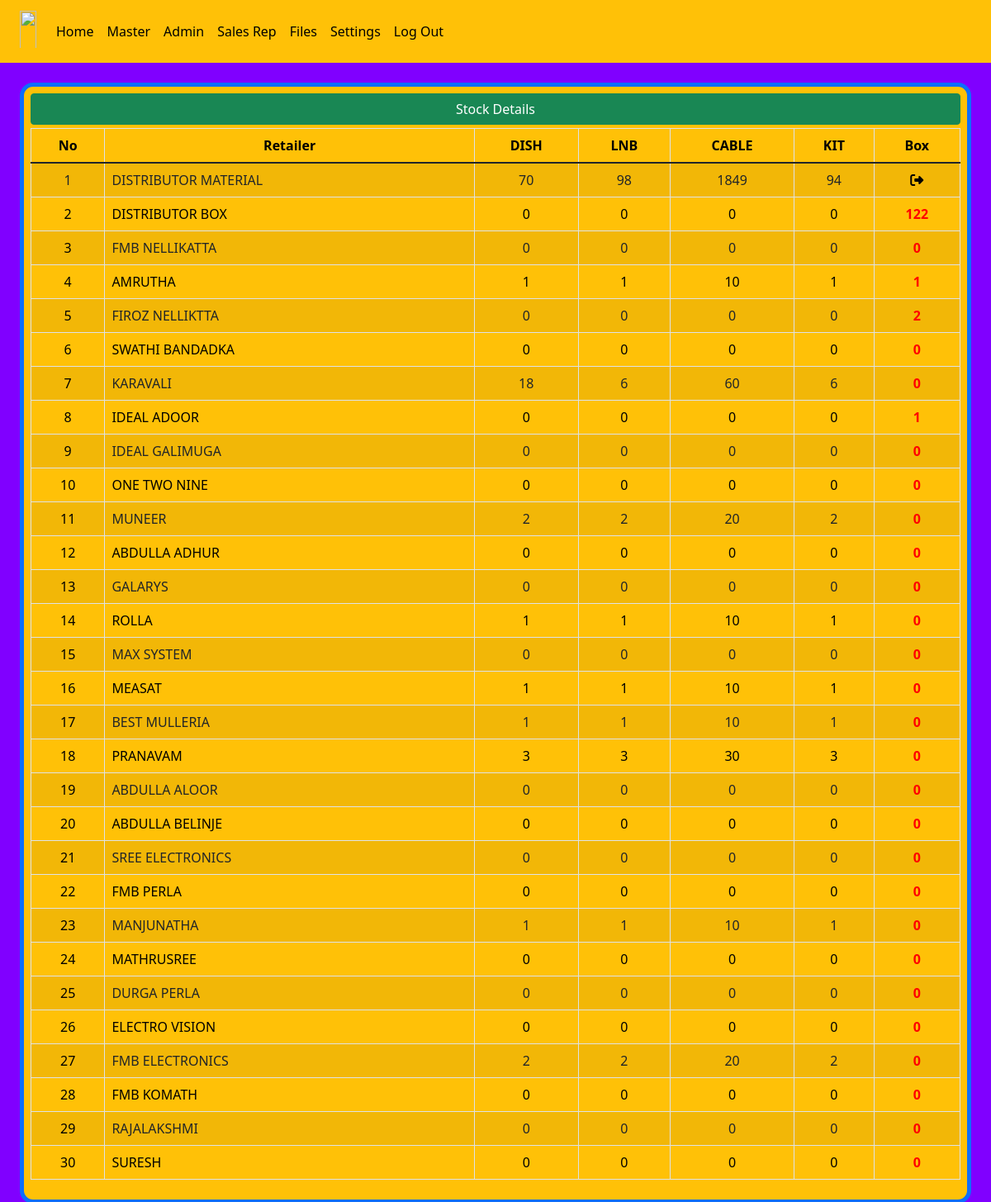
The app's page /stock_view, older data.
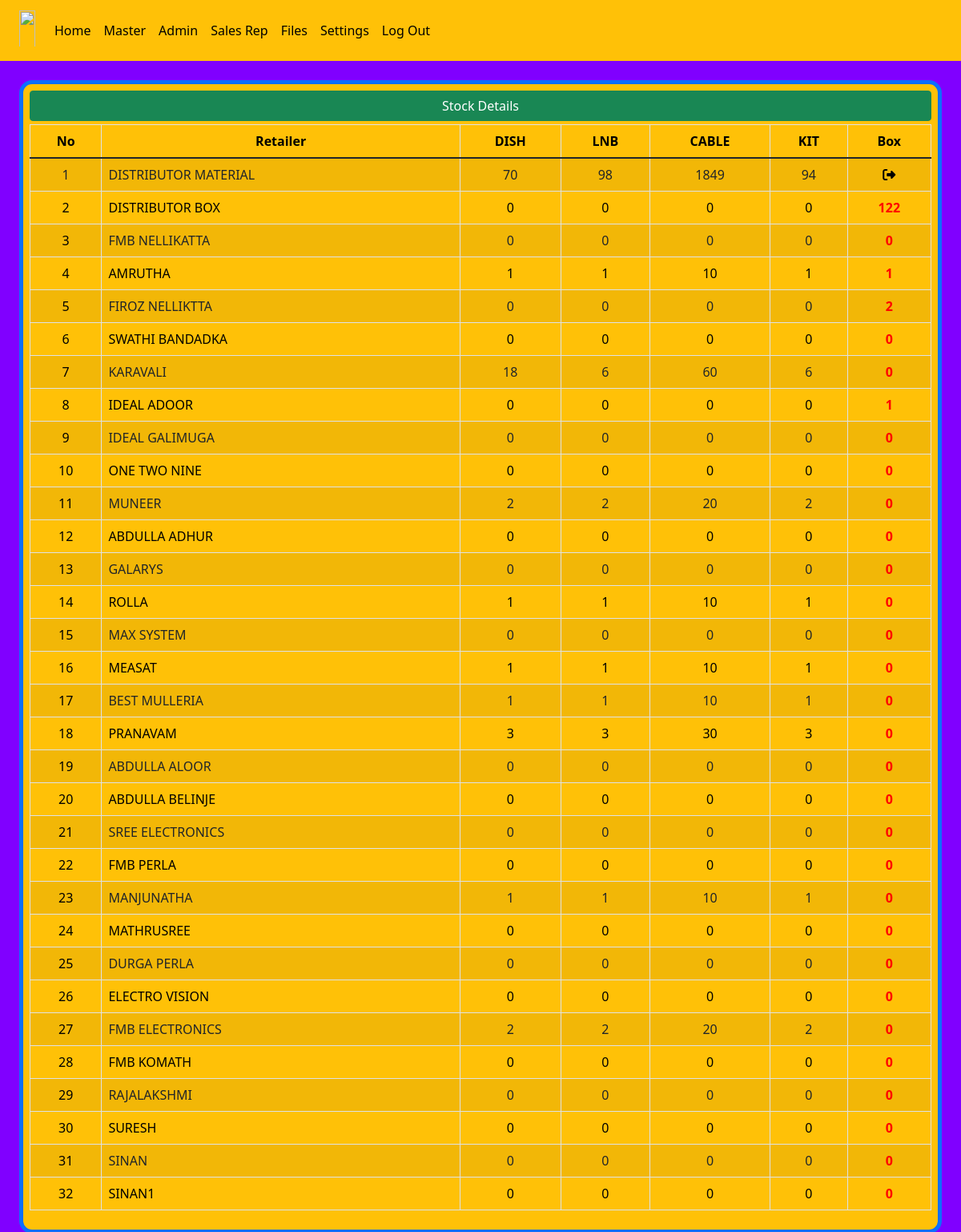
The same page, newer data.
### d2h_manager/models.py (models this page shows, shortened)
class product(models.Model):
    cable = models.PositiveIntegerField(default=0, null=True)
    lnb = models.PositiveIntegerField(default=0, null=True)
    dish = models.PositiveIntegerField(default=0, null=True)
    kit = models.PositiveIntegerField(default=0, null=True)

class to_ret_product(models.Model):
    retailer = models.ForeignKey(retailer_master, on_delete=models.CASCADE)
    cable2=models.PositiveIntegerField(default=0,null=True)
    lnb2=models.PositiveIntegerField(default=0,null=True)
    dish2=models.PositiveIntegerField(default=0,null=True)
    kit2=models.PositiveIntegerField(default=0,null=True)
    box2=models.PositiveIntegerField(default=0,null=True)

class retailer_master(models.Model):
    r_name=models.CharField(max_length=50 ,null=True)
    address=models.CharField(max_length=50 ,null=True)
    ph_no=models.CharField(max_length=50 ,null=True)
    def __str__(self):
        return self.r_name

### d2h_manager/views.py (the view)
# urls.py: path('stock_view',views.stock_view,name='stock_view'),
def stock_view(request):
    products = to_ret_product.objects.all()
    products1=product.objects.all()
    return render(request, 'stock_view.html', {'products': products,'products1': products1})

### d2h_manager/templates/stock_view.html (shortened to what this page needs)
{% extends 'blank_layout.html' %}
{% load static %}
{% block content %}
<div class="container-fluid">
    <div class="row">
        <div class="onlypc1 pt-3 ">
            <div class=" bg-warning p-2 border border-5 rounded-4 border-primary onlypc1 ">
                <div class="">
                    <table id="example" class="table table-striped table-bordered" cellspacing="0" width="100%">
                        <thead>
                            <tr>
                                <th class="text-center">No</th>
                                <th class="text-center">Retailer</th>
                                <th class="text-center">DISH</th>
                                <th class="text-center">LNB</th>
                                <th class="text-center">CABLE</th>
                                <th class="text-center">KIT</th>
                                <th class="text-center">Box</th>
                            </tr>
                        </thead>
                        <tbody>
                            {% for product1 in products1 %}
                            <tr>
                                <td class="text-center">{{ forloop.counter }}</td>
                                <td class="">DISTRIBUTOR MATERIAL</td>
                                <td class="text-center">{{product1.dish |upper}}</td>
                                <td class="text-center">{{product1.lnb |upper}}</td>
                                <td class="text-center">{{product1.cable |upper}}</td>
                                <td class="text-center">{{product1.kit |upper}}</td>
                                <td class="text-center"><a href="" style="text-decoration: none; color: rgb(0, 0, 0);">
                                    <i class="fa-solid fa-right-from-bracket"></i></a></td>
                            </tr>
                            {% endfor %}
                            {% for product in products %}
                            <tr>
                                <td class="text-center"><a style="text-decoration: none;color: black;" href="{% url 'adjust_box' %}">
                                    {{ forloop.counter0|add:2 }}</a></td>
                                <td class="">{{product.retailer |upper}}</td>
                                <td class="text-center">{{product.dish2 |upper}}</td>
                                <td class="text-center">{{product.lnb2 |upper}}</td>
                                <td class="text-center">{{product.cable2 |upper}}</td>
                                <td class="text-center">{{product.kit2 |upper}}</td>
                                <td class="text-center"><a style="text-decoration: none;color: red; font-weight: bold;" href="{% url 'stock_view_ret' product.id %}">
                                    {{product.box2 |upper}}</a></td>
                            </tr>
                            {% endfor %}
                            <div class="d-grid gap-2 pb-1">
                                <button class="btn btn-success" type="button">Stock Details</button>
                            </div>
                </div>
            </div>
        </div>
    </div>
</div>
{% endblock %}

Row changes from the older to the newer data that the page shows:
added to_ret_product: retailer "SINAN", dish2 "0", lnb2 "0", cable2 "0", kit2 "0", box2 "0"
added to_ret_product: retailer "SINAN1", dish2 "0", lnb2 "0", cable2 "0", kit2 "0", box2 "0"
